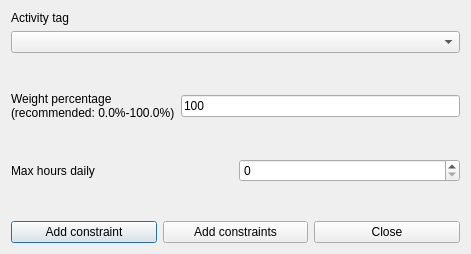
<?xml version="1.0" encoding="UTF-8"?>
<ui version="4.0">
 <class>AddConstraintTeachersActivityTagMaxHoursDailyForm_template</class>
 <widget class="QDialog" name="AddConstraintTeachersActivityTagMaxHoursDailyForm_template">
  <property name="geometry">
   <rect>
    <x>0</x>
    <y>0</y>
    <width>471</width>
    <height>254</height>
   </rect>
  </property>
  <property name="windowTitle">
   <string extracomment="This is the title of the dialog to add a new constraint of this type">Add teachers activity tag max hours daily</string>
  </property>
  <layout class="QGridLayout" name="gridLayout">
   <item row="0" column="0">
    <layout class="QVBoxLayout">
     <item>
      <widget class="QLabel" name="activityTagTextLabel">
       <property name="frameShape">
        <enum>QFrame::NoFrame</enum>
       </property>
       <property name="frameShadow">
        <enum>QFrame::Plain</enum>
       </property>
       <property name="text">
        <string>Activity tag</string>
       </property>
       <property name="wordWrap">
        <bool>false</bool>
       </property>
      </widget>
     </item>
     <item>
      <widget class="QComboBox" name="activityTagsComboBox">
       <property name="editable">
        <bool>false</bool>
       </property>
       <property name="insertPolicy">
        <enum>QComboBox::NoInsert</enum>
       </property>
       <property name="duplicatesEnabled">
        <bool>false</bool>
       </property>
      </widget>
     </item>
    </layout>
   </item>
   <item row="1" column="0">
    <spacer name="spacer2">
     <property name="orientation">
      <enum>Qt::Vertical</enum>
     </property>
     <property name="sizeType">
      <enum>QSizePolicy::Expanding</enum>
     </property>
     <property name="sizeHint" stdset="0">
      <size>
       <width>20</width>
       <height>21</height>
      </size>
     </property>
    </spacer>
   </item>
   <item row="2" column="0">
    <layout class="QHBoxLayout" name="horizontalLayout_2">
     <item>
      <widget class="QLabel" name="weightTextLabel">
       <property name="frameShape">
        <enum>QFrame::NoFrame</enum>
       </property>
       <property name="frameShadow">
        <enum>QFrame::Plain</enum>
       </property>
       <property name="text">
        <string>Weight percentage
(recommended: 0.0%-100.0%)</string>
       </property>
       <property name="wordWrap">
        <bool>false</bool>
       </property>
      </widget>
     </item>
     <item>
      <widget class="QLineEdit" name="weightLineEdit">
       <property name="text">
        <string notr="true">100</string>
       </property>
      </widget>
     </item>
    </layout>
   </item>
   <item row="3" column="0">
    <spacer name="verticalSpacer">
     <property name="orientation">
      <enum>Qt::Vertical</enum>
     </property>
     <property name="sizeHint" stdset="0">
      <size>
       <width>20</width>
       <height>23</height>
      </size>
     </property>
    </spacer>
   </item>
   <item row="4" column="0">
    <layout class="QHBoxLayout" name="horizontalLayout">
     <item>
      <widget class="QLabel" name="maxHoursTextLabel">
       <property name="frameShape">
        <enum>QFrame::NoFrame</enum>
       </property>
       <property name="frameShadow">
        <enum>QFrame::Plain</enum>
       </property>
       <property name="text">
        <string>Max hours daily</string>
       </property>
       <property name="wordWrap">
        <bool>false</bool>
       </property>
      </widget>
     </item>
     <item>
      <widget class="QSpinBox" name="maxHoursSpinBox"/>
     </item>
    </layout>
   </item>
   <item row="5" column="0">
    <spacer name="verticalSpacer_2">
     <property name="orientation">
      <enum>Qt::Vertical</enum>
     </property>
     <property name="sizeHint" stdset="0">
      <size>
       <width>20</width>
       <height>24</height>
      </size>
     </property>
    </spacer>
   </item>
   <item row="6" column="0">
    <layout class="QHBoxLayout">
     <item>
      <widget class="QPushButton" name="addConstraintPushButton">
       <property name="text">
        <string>Add constraint</string>
       </property>
      </widget>
     </item>
     <item>
      <widget class="QPushButton" name="addConstraintsPushButton">
       <property name="text">
        <string>Add constraints</string>
       </property>
      </widget>
     </item>
     <item>
      <widget class="QPushButton" name="closePushButton">
       <property name="text">
        <string>Close</string>
       </property>
      </widget>
     </item>
    </layout>
   </item>
  </layout>
 </widget>
 <layoutdefault spacing="6" margin="11"/>
 <resources/>
 <connections/>
</ui>
